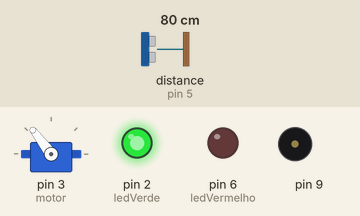
Simulated run of this sketch. Board: Arduino Uno, built with avr-gcc and run on an emulated ATmega328P. Shown: servo, output pins drawn as LEDs (lit = HIGH), buzzer (waves = sounding). Wiring (inferred from the names in the program): ultrasonic range finder: trigger pin 4; echo pin 5. The inputs (shaded band) are chosen by the test bench; at power-on: distance to the obstacle (sensor on pin 5) 80 cm. The echo pulse lasts 58.3 µs per cm; pins used as bus, display or sensor lines are not drawn; what the sketch prints to the serial monitor is not drawn.

Above: at 1.2 s.
1.3 s: distance to the obstacle (sensor on pin 5) set to 2 cm
At 1.57 s:
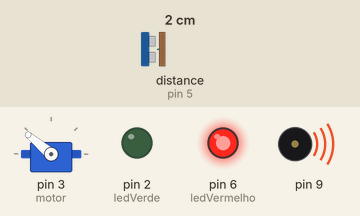
4.3 s: distance to the obstacle (sensor on pin 5) set to 60 cm
At 5.0 s:
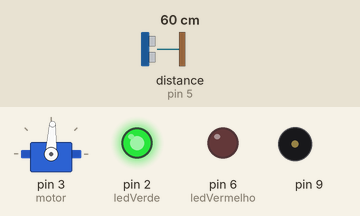
7.3 s: distance to the obstacle (sensor on pin 5) set to 4 cm
At 7.78 s:
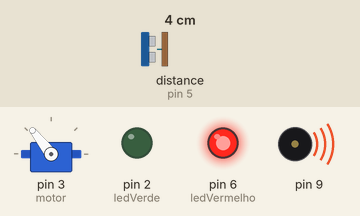
13.3 s: distance to the obstacle (sensor on pin 5) set to 18 cm
Timing chart, 0 to 23.3 s (numbered marks = the images above; inputs shaded):
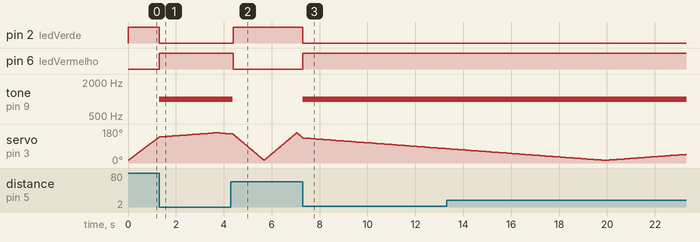

The sketch:

Sonar.ino
```cpp
#include <Ultrasonic.h>


#include <Servo.h>

Servo motor;
int ledVermelho = 6;
int ledVerde=2;
int echo = 5;
int trigger = 4;
long microsec = 0;
int distancia =0;

Ultrasonic sensor(trigger,echo);

void setup() {

  Serial.begin(9600);
  pinMode(ledVermelho, OUTPUT);
  pinMode(ledVerde, OUTPUT);
  pinMode(trigger, OUTPUT);
  pinMode(echo, INPUT);

  motor.attach(3);


}

void loop() {

 giraMotor();


}

void giraMotor(){
for(int angulo = 14; angulo < 160; angulo++)
  {
    motor.write(angulo);
    delay(5);
    distancia =  scan();
    Serial.print(angulo);
    Serial.print(",");
    Serial.print(distancia);
    Serial.print(".");

  }


  for(int angulo = 160; angulo > 14; angulo--)
  {
    motor.write(angulo);
    delay(5);
     distancia = scan();
  Serial.print(angulo);
  Serial.print(",");
  Serial.print(distancia);
  Serial.print(".");
  }


}


int scan(){


  digitalWrite(trigger, LOW);
  delayMicroseconds(2);

  digitalWrite(trigger, HIGH);
  delayMicroseconds(10);
  digitalWrite(trigger, LOW);

  microsec = pulseIn(echo, HIGH);
   microsec= microsec *0.034/2;
  if(microsec>40) {
  digitalWrite(ledVermelho,LOW);
  digitalWrite(ledVerde,HIGH);
  }
  else {
  digitalWrite(ledVermelho,HIGH);
  digitalWrite(ledVerde,LOW);
  tone(9,1000);
  delay(100);
  noTone(9);
  }

  return microsec;

}
```

Measured:
- after the input at 1.3 s, pin 2 (ledVerde): HIGH → LOW at once; pin 6 (ledVermelho): LOW → HIGH at once; tone on pin 9: silent → 1000 Hz at once
- after the input at 4.3 s, pin 2 (ledVerde): LOW → HIGH after 0.09 s; pin 6 (ledVermelho): HIGH → LOW after 0.09 s; tone on pin 9: 1000 Hz → silent after 0.08 s
- after the input at 7.3 s, pin 2 (ledVerde): HIGH → LOW at once; pin 6 (ledVermelho): LOW → HIGH at once; tone on pin 9: silent → 1000 Hz at once
